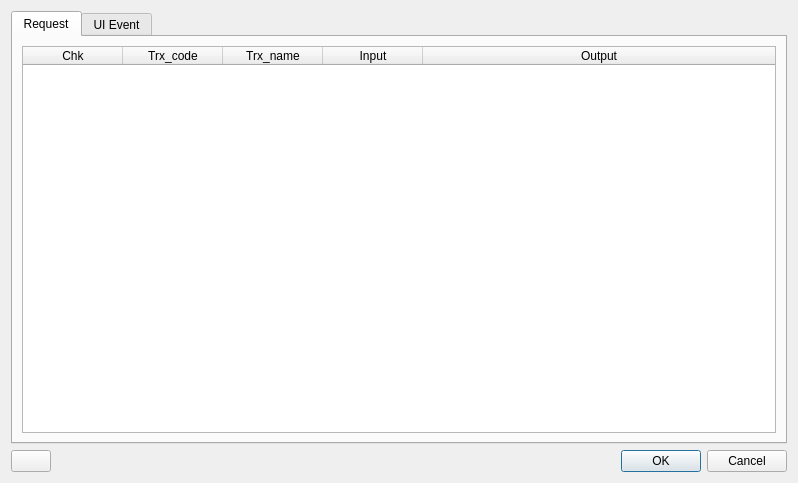
<?xml version="1.0" encoding="UTF-8"?>
<ui version="4.0">
 <class>Dialog</class>
 <widget class="QDialog" name="Dialog">
  <property name="geometry">
   <rect>
    <x>0</x>
    <y>0</y>
    <width>798</width>
    <height>483</height>
   </rect>
  </property>
  <property name="windowTitle">
   <string>Dialog</string>
  </property>
  <property name="windowIcon">
   <iconset resource="icon/res.qrc">
    <normaloff>:/main/list.png</normaloff>:/main/list.png</iconset>
  </property>
  <layout class="QGridLayout" name="gridLayout_2">
   <item row="0" column="0" colspan="2">
    <widget class="QTabWidget" name="tab_event">
     <property name="currentIndex">
      <number>0</number>
     </property>
     <widget class="QWidget" name="tab">
      <attribute name="title">
       <string>Request</string>
      </attribute>
      <layout class="QGridLayout" name="gridLayout">
       <item row="0" column="0">
        <widget class="QTableWidget" name="tw_requestList">
         <property name="editTriggers">
          <set>QAbstractItemView::NoEditTriggers</set>
         </property>
         <property name="selectionBehavior">
          <enum>QAbstractItemView::SelectRows</enum>
         </property>
         <attribute name="horizontalHeaderHighlightSections">
          <bool>false</bool>
         </attribute>
         <attribute name="horizontalHeaderStretchLastSection">
          <bool>true</bool>
         </attribute>
         <column>
          <property name="text">
           <string>Chk</string>
          </property>
         </column>
         <column>
          <property name="text">
           <string>Trx_code</string>
          </property>
         </column>
         <column>
          <property name="text">
           <string>Trx_name</string>
          </property>
         </column>
         <column>
          <property name="text">
           <string>Input</string>
          </property>
         </column>
         <column>
          <property name="text">
           <string>Output</string>
          </property>
         </column>
        </widget>
       </item>
      </layout>
     </widget>
     <widget class="QWidget" name="tab_2">
      <attribute name="title">
       <string>UI Event</string>
      </attribute>
      <layout class="QGridLayout" name="gridLayout_3">
       <item row="0" column="0">
        <widget class="QTableWidget" name="tw_uiEventList">
         <property name="editTriggers">
          <set>QAbstractItemView::NoEditTriggers</set>
         </property>
         <property name="selectionBehavior">
          <enum>QAbstractItemView::SelectRows</enum>
         </property>
         <attribute name="horizontalHeaderHighlightSections">
          <bool>false</bool>
         </attribute>
         <attribute name="horizontalHeaderStretchLastSection">
          <bool>true</bool>
         </attribute>
         <column>
          <property name="text">
           <string>Chk</string>
          </property>
         </column>
         <column>
          <property name="text">
           <string>Event</string>
          </property>
         </column>
         <column>
          <property name="text">
           <string>Frame</string>
          </property>
         </column>
         <column>
          <property name="text">
           <string>Id</string>
          </property>
         </column>
         <column>
          <property name="text">
           <string>Value</string>
          </property>
         </column>
         <column>
          <property name="text">
           <string>Pos</string>
          </property>
         </column>
        </widget>
       </item>
      </layout>
     </widget>
    </widget>
   </item>
   <item row="1" column="0">
    <widget class="QPushButton" name="btn_reload">
     <property name="text">
      <string/>
     </property>
     <property name="icon">
      <iconset resource="icon/res.qrc">
       <normaloff>:/main/reload.png</normaloff>:/main/reload.png</iconset>
     </property>
    </widget>
   </item>
   <item row="1" column="1">
    <widget class="QDialogButtonBox" name="buttonBox">
     <property name="orientation">
      <enum>Qt::Horizontal</enum>
     </property>
     <property name="standardButtons">
      <set>QDialogButtonBox::Cancel|QDialogButtonBox::Ok</set>
     </property>
    </widget>
   </item>
  </layout>
 </widget>
 <resources>
  <include location="icon/res.qrc"/>
 </resources>
 <connections>
  <connection>
   <sender>buttonBox</sender>
   <signal>accepted()</signal>
   <receiver>Dialog</receiver>
   <slot>accept()</slot>
   <hints>
    <hint type="sourcelabel">
     <x>227</x>
     <y>465</y>
    </hint>
    <hint type="destinationlabel">
     <x>157</x>
     <y>274</y>
    </hint>
   </hints>
  </connection>
  <connection>
   <sender>buttonBox</sender>
   <signal>rejected()</signal>
   <receiver>Dialog</receiver>
   <slot>reject()</slot>
   <hints>
    <hint type="sourcelabel">
     <x>295</x>
     <y>471</y>
    </hint>
    <hint type="destinationlabel">
     <x>286</x>
     <y>274</y>
    </hint>
   </hints>
  </connection>
 </connections>
</ui>
